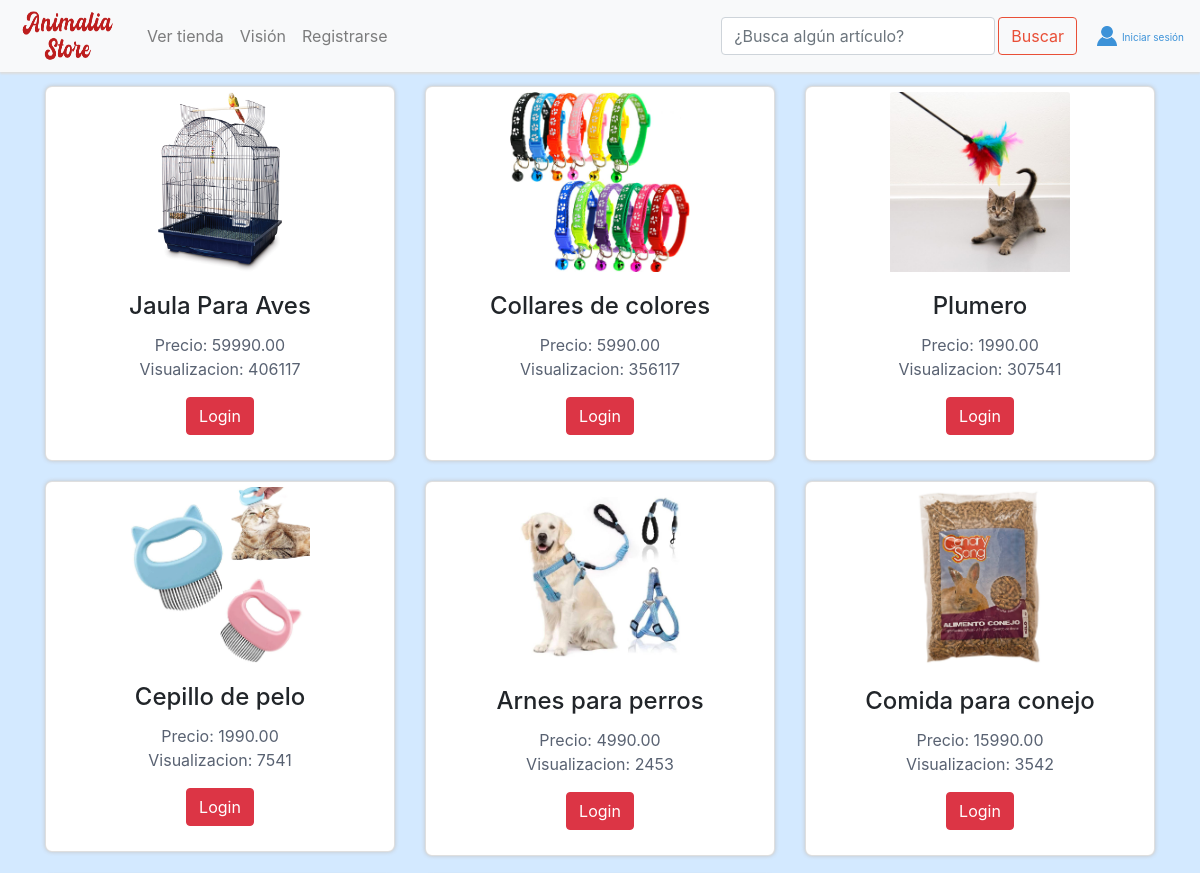
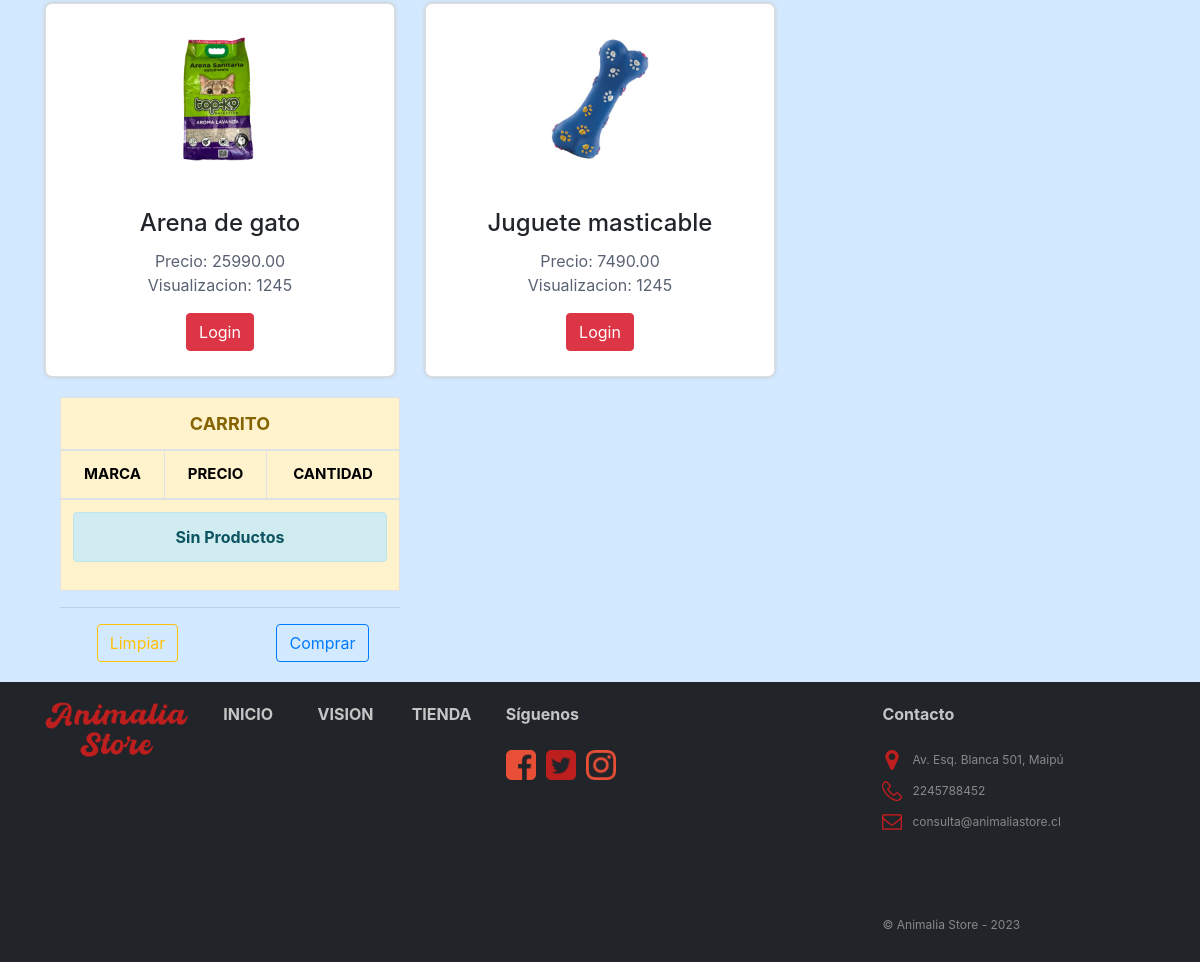
The app's page /mostrar/ with its own data (2 pictures, top to bottom).
### vehiculos/models.py (models this page shows, shortened)
class Animal(models.Model):
    numero = models.CharField(primary_key=True, max_length=10, verbose_name="Id")
    animal = models.CharField(max_length=100, blank=False, verbose_name="Animal")
    categoria = models.ForeignKey(Categoria, on_delete=models.CASCADE, verbose_name="Categoria")
    precio = models.DecimalField(max_digits=10, decimal_places=2, blank=False, verbose_name="Precio")
    visualizaciones = models.PositiveIntegerField(default='', blank=False, verbose_name="Visualizaciones")
    descripcion = models.TextField(max_length=50, null=True)
    imagen = models.ImageField(upload_to="imagenes", null=True, blank=True, verbose_name="Imagen")

### vehiculos/views.py (the view)
# urls.py: path('mostrar/', mostrar, name="mostrar"),
def mostrar(request):
    animalitos = Animal.objects.all()
    datos={
        'animalitos': animalitos
    }
    return render(request,'mostrar.html',datos)

### vehiculos/context_processor.py (called while the page is built, shortened)
def total_carrito(request):
    total = 0
    return {'total_carrito':int(total)}

### vehiculos/templates/mostrar.html (shortened to what this page needs)
{% extends "base.html" %}
{% block content %}
<!DOCTYPE html>
<html lang="en">
<head>
    {% load static %}
    <link href="{% static 'css/bootstrap.min.css' %}" rel="stylesheet">
    <link href="{% static 'css/estilos.css' %}" rel="stylesheet">
</head>
<body>
    <div class="container">
        <div class="row">
            {% for wau in animalitos %}
            <div class="col-8 col-md-4">
                <div class="card text-center">
                    {% if wau.imagen %}
                        <img src="{{ wau.imagen.url }}" class="card-img-top mx-auto">
                    {% else %}
                        <img src="{% static 'img/rayo.jpg' %}" class="card-img-top mx-auto">
                    {% endif %}
                    <div class="card-body">
                        <h4 class="card-title">{{ wau.descripcion }}</h4>
                        <p class="card-text">
                            Precio: {{ wau.precio }}<br>
                            Visualizacion: {{ wau.visualizaciones }}
                        </p>
                        {%if user.is_staff%}
                        <a href="{% url 'dos' %}" class="btn btn-warning">ver registro</a>
                        <a href="{% url 'agregar' wau.numero%}" class="btn btn-outline-success">Agregar al carrito</a>
                        {% elif user.is_authenticated %}
                        <a href="{% url 'agregar' wau.numero%}" class="btn btn-outline-success">Agregar al carrito</a>
                        {%else%}
                        <a href="{%url 'login'%}" class="btn btn-danger">Login</a>
                        {%endif%}
                    </div>
                </div>
            </div>
            {% endfor %}
        </div>
        <div class="col-4">
            {%include "carrito.html" %}
        </div>
    </div>
</body>
</html>
{% endblock %}

### vehiculos/templates/base.html (shortened to what this page needs)
<!DOCTYPE html>
<html lang="en">
<head>
    {% load static %}
    <link rel="stylesheet" href="https://cdnjs.cloudflare.com/ajax/libs/font-awesome/4.7.0/css/font-awesome.min.css">
    <link  href="{% static 'css/bootstrap.min.css' %}" rel="stylesheet">
    <link href="{% static 'css/estilos.css' %}" rel="stylesheet">
</head>
<body>
    <nav class="navbar navbar-expand-md navbar-light bg-light mb-4" id="barraNav">
        <a href="{% url 'index' %}" id="logoBookStop">
            <img src="{% static 'img/Logo.png' %}" alt="Logo AnimaliaStore" width="100px" height="50px">
        </a>
        <div class="collapse navbar-collapse" id="navbarCollapse">
            {% if user.is_staff %}
            <ul class="navbar-nav mr-auto">
                <li class="nav-item">
                    <a class="nav-link" href="{% url 'dos' %}">Ingresar Item</a>
                </li>
                <li class="nav-item">
                    <a class="nav-link" href="{% url 'mostrar' %}">Ver Tienda</a>
                </li>
                <li class="nav-item">
                    <a class="nav-link" href="{%url 'vision' %}">Visión</a>
                </li>
                <li class="nav-item">
                    <a class="nav-link" href="#">Bienvenid@ {{ user.username }} </a>
                </li>
            </ul>
            {% else %}
                <ul class="navbar-nav mr-auto">
                    <li class="nav-item">
                        <a class="nav-link" href="{% url 'mostrar' %}">Ver tienda</a>
                    </li>
                    <li class="nav-item">
                        <a class="nav-link" href="{%url 'vision' %}">Visión</a>
                    </li>
                    <li class="nav-item">
                        <a class="nav-link" href="{% url 'registrar' %}">Registrarse</a>
                    </li>
                </ul>
            {% endif %}
            <form class="form-inline mt-2 mt-md-0">
                <input class="form-control mr-sm-2" type="text" placeholder="¿Busca algún artículo?" aria-label="Search">
                <button class="btn btn-outline-success my-2 my-sm-0" type="submit" id="btnBuscar">Buscar</button>
            </form>
            <div>
                {% if user.is_authenticated %}
                <a href="{% url 'logout' %}" id="userBookStop">
                    <img src="{% static 'img/user-vector-icon.png' %}" alt="userBookStop" width="20px">Cerrar sesión
                </a>
                {% else %}
                <a href="{% url 'login' %}" id="userBookStop">
                    <img src="{% static 'img/user-vector-icon.png' %}" alt="userBookStop" width="20px">Iniciar sesión
                </a>
                {% endif %}
            </div>
        </div>
    </nav>
    {% block content %}
    {% endblock %}
    <footer >
        <div class="row col-12">
            <div class="col-lg-2">
                <a href="{%url 'index'%}" id="linkFooter">
                <img src="{% static 'img/Logo.png' %}" alt="AnimaliaStore" class="img-fluid" width="200px" ></a>
            </div>
            <div class="col-lg-1">
                <a href="{%url 'index'%}" id="linkFooter"><strong>INICIO</strong></a>
            </div>
            <div class="col-lg-1">
                <a href="{%url 'vision'%}" id="linkFooter"><strong>VISION</strong></a>
            </div>
            <div class="col-lg-1">
                <a href="{%url 'mostrar'%}" id="linkFooter"><strong>TIENDA</strong></a>
            </div>
            <div class="col-lg-4">
                <strong>Síguenos</strong>
                <br><br>
                <div class="row">
                    <a href="https://www.facebook.com">
                    <img src="{% static 'img/2000px-Facebook_font_awesome.svg.png' %}" alt="" width="30px" height="30px"
                        style=" margin-left: 15px;"></a>
                        <a href="https://www.twitter.com">
                    <img src="{% static 'img/twitter.png' %}" alt="" width="30px" height="30px" style=" margin-left: 10px;"></a>
                    <a href="https://www.instagram.com">
                    <img src="{% static 'img/Instagram.png' %}" alt="" width="30px" height="30px" style=" margin-left: 10px;"></a>
                </div>
            </div>
            <div class="col-lg-3">
                <strong>Contacto</strong>
                <br><br>
                <div class="row">
                    <img src="{% static 'img/location.png' %}" alt="" width="20px" height="20px"
                        style="margin-right: 10px; margin-left: 15px;">
                    <p>Av. Esq. Blanca 501, Maipú</p>
                </div>
                <div class="row">
                    <img src="{% static 'img/fono.png' %}" alt="" width="20px" height="20px"
                        style="margin-right: 10px; margin-left: 15px;">
                    <p>2245788452</p>
                </div>
                <div class="row">
                    <img src="{% static 'img/email.png' %}" alt="" width="20px" height="20px"
                        style="margin-right: 10px; margin-left: 15px;">
                    <p>consulta@animaliastore.cl</p>
                </div>
                <br><br><br>
                <p>&copy; Animalia Store - 2023</p>
            </div>
        </div>
    </footer>
</body>
</html>

### vehiculos/templates/carrito.html
<div  role="alert">
    <table class="table table-bordered alert alert-warning">
        <thead>
            <tr scope="row"class="text-center"><td colspan="3" style="font-weight:bold; font-size:18px">  CARRITO </td></tr>
            <td style="font-size:15px; font-weight: bold; color:black; text-align: center;">MARCA</td>
            <td style="font-size:15px; font-weight: bold; color:black; text-align: center;">PRECIO</td>
            <td style="font-size:15px; font-weight: bold; color:black; text-align: center;">CANTIDAD</td>
        </thead>
        <tbody>
            {% if request.session.carrito.items %}
                {% for key, value in request.session.carrito.items %}
                    <tr>
                        <td style="font-size:13px">{{ value.marca }}</td>
                        <td style="font-size:13px">{{ value.precio }}</td>
                        <td style="font-size:13px">{{ value.cantidad}}
                            <br>
                            <a href="{% url 'agregar' value.animal_id %}" class="badge btn btn-primary">+</a>
                            <a href="{% url 'restar'  value.animal_id %}" class="badge btn btn-warning">-</a>
                        </td>
                    </tr>
                    <tr>
                        <th scope="row">Total : </th>
                        <td colspan="2">$ {{value.total}}</td>
                    </tr>
                {% endfor %}
            {% else %}
            <tr>
                <td colspan="3">
                    <div class="alert alert-info text-center" style="font-weight: bold;">Sin Productos</div>
                </td>
            </tr>
            {% endif %}
        </tbody>
    </table>
    <hr>
</div>
<div class="row text-center">
    <div class="col-6">
        <a href="{% url 'limpiar' %}" class="btn btn-outline-warning">Limpiar</a>
       </div>
       <div class="col-6">
        <a href="{% url 'generarBoleta' %}" class="btn btn-outline-primary">Comprar</a>
    </div>
</div>

### vehiculos/static/css/estilos.css (style rules this page uses)
body { background-color: #d3e9ff; padding-top: 86px; }
#logoBookStop { color: #3C92D8; font-size: 20px; text-decoration: none; margin-right: 16px; padding-top: 3px; }
#logoBookStop img { margin-right: 7px; margin-bottom: 3px; }
.navbar { -webkit-box-shadow: 0px 2px 2px #dddddd; -moz-box-shadow: 0px 2px 2px #dddddd; box-shadow: 0px 2px 2px #dddddd; position: fixed; z-index: 1; display: flex; transition: 0.3s; width: 100%; top: 0; }
#userBookStop { color: #3C92D8; font-size: 10px; text-decoration: none; }
#userBookStop img { margin-right: 5px; margin-bottom: 3px; }
#btnBuscar { border-color: #e94f37; color: #e94f37; margin-right: 20px; margin-left: -5px; }
.card { -webkit-box-shadow: 0px 0px 4px #c5c5c5; -moz-box-shadow: 0px 0px 4px #c5c5c5; box-shadow: 0px 0px 4px #c5c5c5; border-radius: 7px; margin-bottom: 20px; text-align: justify; padding: 5px; color: #596272; }
.card img { width: 180px; }
div>h4 { color: #212529; }
footer { padding: 20px; color: #c5c5c5; background-color: #212529; height: 280px; margin-top: 20px; }
footer div p { font-size: 12px; color: #888888; padding-top: 5px; line-height: 10px; }
#linkFooter { color: #c5c5c5; text-decoration: none; }

### records on screen
Animal: imagen (picture), descripcion "Jaula Para Aves", precio "59990.00", visualizaciones "406117"
Animal: imagen (picture), descripcion "Collares de colores", precio "5990.00", visualizaciones "356117"
Animal: imagen (picture), descripcion "Plumero", precio "1990.00", visualizaciones "307541"
Animal: imagen (picture), descripcion "Cepillo de pelo", precio "1990.00", visualizaciones "7541"
Animal: imagen (picture), descripcion "Arnes para perros", precio "4990.00", visualizaciones "2453"
Animal: imagen (picture), descripcion "Comida para conejo", precio "15990.00", visualizaciones "3542"
Animal: imagen (picture), descripcion "Arena de gato", precio "25990.00", visualizaciones "1245"
Animal: imagen (picture), descripcion "Juguete masticable", precio "7490.00", visualizaciones "1245"
